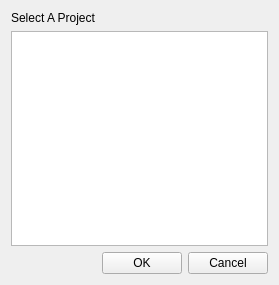
<?xml version="1.0" encoding="UTF-8"?>
<ui version="4.0">
 <class>MenuProjectSelect</class>
 <widget class="QWidget" name="MenuProjectSelect">
  <property name="geometry">
   <rect>
    <x>0</x>
    <y>0</y>
    <width>279</width>
    <height>285</height>
   </rect>
  </property>
  <property name="windowTitle">
   <string>Rapuma - Select Project</string>
  </property>
  <layout class="QGridLayout" name="gridLayout">
   <item row="0" column="0" colspan="2">
    <widget class="QLabel" name="labelSelectProject">
     <property name="text">
      <string>Select A Project</string>
     </property>
    </widget>
   </item>
   <item row="1" column="0" colspan="3">
    <widget class="QListWidget" name="listWidgetProjects">
     <property name="toolTip">
      <string>Select a project to work on</string>
     </property>
    </widget>
   </item>
   <item row="2" column="0">
    <spacer name="horizontalSpacer">
     <property name="orientation">
      <enum>Qt::Horizontal</enum>
     </property>
     <property name="sizeHint" stdset="0">
      <size>
       <width>40</width>
       <height>20</height>
      </size>
     </property>
    </spacer>
   </item>
   <item row="2" column="1">
    <widget class="QPushButton" name="pushButtonOk">
     <property name="toolTip">
      <string>Remove a selected project</string>
     </property>
     <property name="text">
      <string>OK</string>
     </property>
    </widget>
   </item>
   <item row="2" column="2">
    <widget class="QPushButton" name="pushButtonCancel">
     <property name="text">
      <string>Cancel</string>
     </property>
    </widget>
   </item>
  </layout>
 </widget>
 <tabstops>
  <tabstop>pushButtonOk</tabstop>
  <tabstop>pushButtonCancel</tabstop>
 </tabstops>
 <resources/>
 <connections>
  <connection>
   <sender>pushButtonCancel</sender>
   <signal>clicked(bool)</signal>
   <receiver>MenuProjectSelect</receiver>
   <slot>close()</slot>
   <hints>
    <hint type="sourcelabel">
     <x>327</x>
     <y>183</y>
    </hint>
    <hint type="destinationlabel">
     <x>280</x>
     <y>192</y>
    </hint>
   </hints>
  </connection>
  <connection>
   <sender>pushButtonOk</sender>
   <signal>clicked()</signal>
   <receiver>MenuProjectSelect</receiver>
   <slot>setupUi()</slot>
   <hints>
    <hint type="sourcelabel">
     <x>198</x>
     <y>165</y>
    </hint>
    <hint type="destinationlabel">
     <x>37</x>
     <y>155</y>
    </hint>
   </hints>
  </connection>
 </connections>
 <slots>
  <slot>setupUi()</slot>
 </slots>
</ui>
